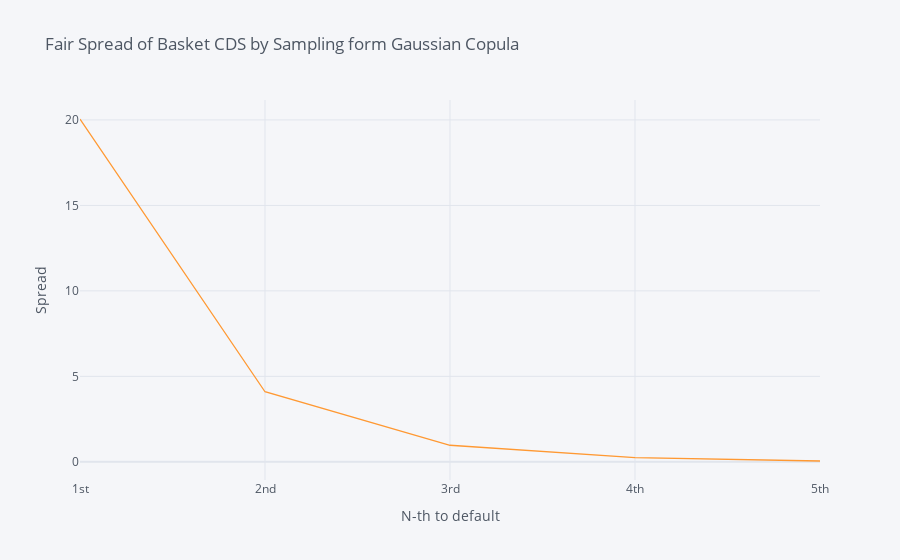

This figure's notebook cell:
### Code cell
fair_spread_g.iplot(
    title = 'Fair Spread of Basket CDS by Sampling form Gaussian Copula',
    xTitle = 'N-th to default',
    yTitle = 'Spread'
)

### Figure 1 — Plotly figure (JSON) as saved in the notebook; plotly's stock layout.template omitted (floating-point values rounded to 4 significant figures)
{"data": [{"line": {"color": "rgba(255, 153, 51, 1.0)", "dash": "solid", "shape": "linear", "width": 1.3}, "mode": "lines", "name": "fair spread", "text": "", "type": "scatter", "x": ["1st", "2nd", "3rd", "4th", "5th"], "y": [20.06, 4.1, 0.9698, 0.2424, 0.04815]}], "layout": {"legend": {"bgcolor": "#F5F6F9", "font": {"color": "#4D5663"}}, "paper_bgcolor": "#F5F6F9", "plot_bgcolor": "#F5F6F9", "title": {"font": {"color": "#4D5663"}, "text": "Fair Spread of Basket CDS by Sampling form Gaussian Copula"}, "xaxis": {"gridcolor": "#E1E5ED", "showgrid": true, "tickfont": {"color": "#4D5663"}, "title": {"font": {"color": "#4D5663"}, "text": "N-th to default"}, "zerolinecolor": "#E1E5ED"}, "yaxis": {"gridcolor": "#E1E5ED", "showgrid": true, "tickfont": {"color": "#4D5663"}, "title": {"font": {"color": "#4D5663"}, "text": "Spread"}, "zerolinecolor": "#E1E5ED"}}}
